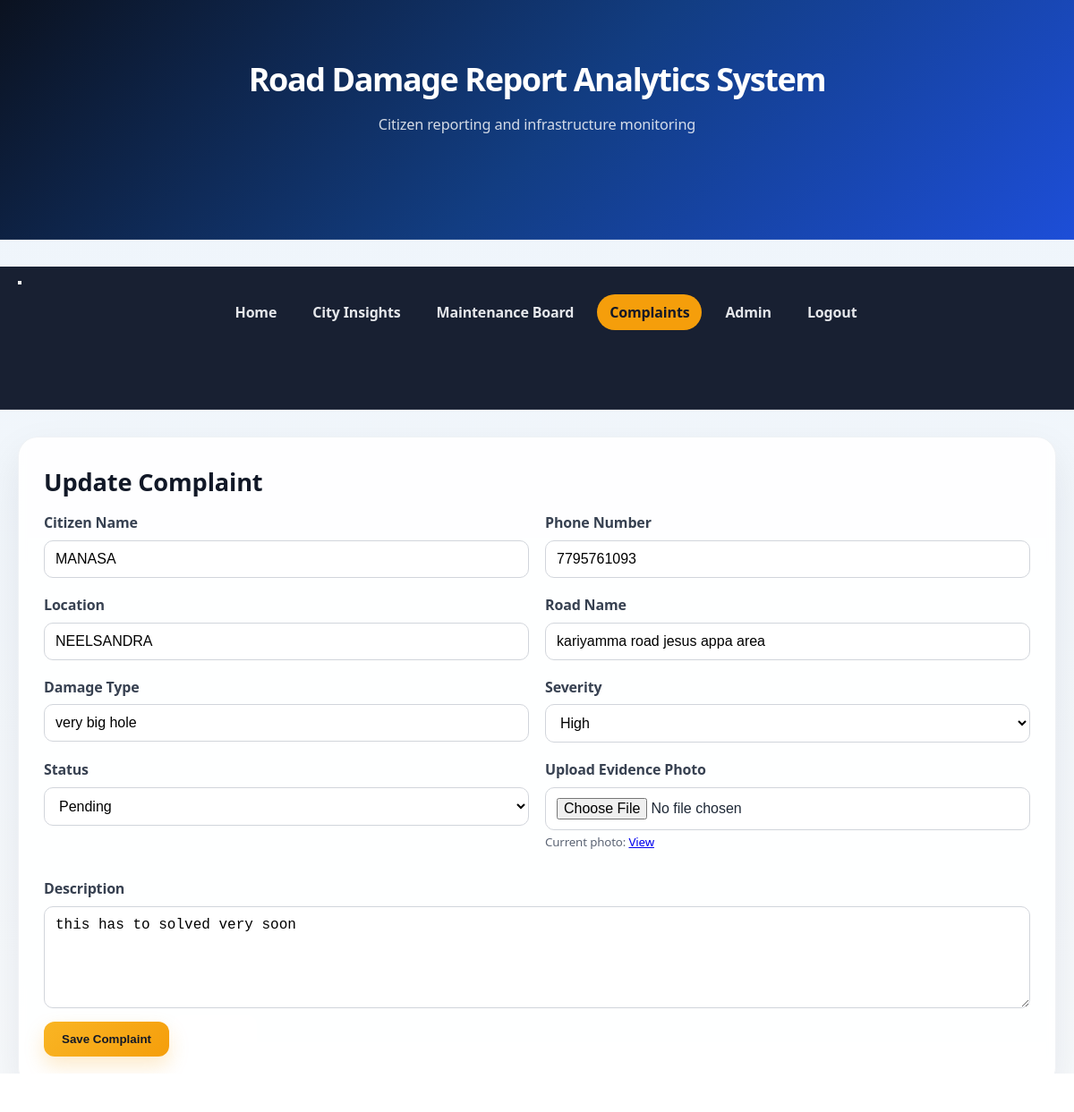
The page /complaints/5/update/ (signed in) on the database its author committed.
### main/models.py (models this page shows, shortened)
class RoadDamageReport(models.Model):
    SEVERITY_CHOICES = [
        ("Low", "Low"),
        ("Medium", "Medium"),
        ("High", "High"),
    ]
    STATUS_CHOICES = [
        ("Pending", "Pending"),
        ("In Progress", "In Progress"),
        ("Resolved", "Resolved"),
    ]
    reporter_name = models.CharField(max_length=150)
    phone_number = models.CharField(max_length=15)
    location = models.CharField(max_length=200)
    road_name = models.CharField(max_length=200)
    damage_type = models.CharField(max_length=100)
    severity = models.CharField(max_length=20, choices=SEVERITY_CHOICES, default="Medium")
    description = models.TextField()
    photo = models.ImageField(upload_to="complaints/", blank=True, null=True)
    reported_at = models.DateTimeField(auto_now_add=True)
    status = models.CharField(max_length=30, choices=STATUS_CHOICES, default="Pending")

### main/views.py (the view, shortened to what this page needs)
# urls.py: path("complaints/<int:id>/update/", views.complaint_update, name="complaint_update"),
@login_required
@user_passes_test(lambda u: u.is_staff)
def complaint_update(request, id):
    complaint = get_object_or_404(RoadDamageReport, id=id)
    return render(request, "main/complaint_form.html", {"complaint": complaint})

### templates/main/complaint_form.html (shortened to what this page needs)
{% extends 'base.html' %}
{% block content %}
<section class="card">
    <h2>{% if complaint %}Update Complaint{% else %}Raise Complaint{% endif %}</h2>
    <form method="post" enctype="multipart/form-data">
        <div class="form-grid">
            <div>
                <label for="reporter_name">Citizen Name</label><br>
                <input type="text" id="reporter_name" name="reporter_name" value="{{ complaint.reporter_name|default:'' }}" required>
            </div>
            <div>
                <label for="phone_number">Phone Number</label><br>
                <input type="text" id="phone_number" name="phone_number" value="{{ complaint.phone_number|default:'' }}" required>
            </div>
            <div>
                <label for="location">Location</label><br>
                <input type="text" id="location" name="location" value="{{ complaint.location|default:'' }}" required>
            </div>
            <div>
                <label for="road_name">Road Name</label><br>
                <input type="text" id="road_name" name="road_name" value="{{ complaint.road_name|default:'' }}" required>
            </div>
            <div>
                <label for="damage_type">Damage Type</label><br>
                <input type="text" id="damage_type" name="damage_type" value="{{ complaint.damage_type|default:'' }}" required>
            </div>
            <div>
                <label for="severity">Severity</label><br>
                <select id="severity" name="severity">
                    <option value="High" {% if complaint and complaint.severity == 'High' %}selected{% endif %}>High</option>
                </select>
            </div>
            <div>
                <label for="status">Status</label><br>
                <select id="status" name="status">
                    <option value="Pending" {% if complaint and complaint.status == 'Pending' %}selected{% elif not complaint %}selected{% endif %}>Pending</option>
                </select>
            </div>
            <div>
                <label for="photo">Upload Evidence Photo</label><br>
                <input type="file" id="photo" name="photo" accept="image/*">
                {% if complaint and complaint.photo %}
                    <p><small>Current photo: <a href="{{ complaint.photo.url }}" target="_blank">View</a></small></p>
                {% endif %}
            </div>
            <div class="full-width">
                <label for="description">Description</label><br>
                <textarea id="description" name="description" rows="5" required>{{ complaint.description|default:'' }}</textarea>
            </div>
        </div>
        <button type="submit" class="button">Save Complaint</button>
        {% if request.user.is_staff %}
            <a href="{% url 'complaint_list' %}" class="button secondary">Cancel</a>
        {% else %}
            <a href="{% url 'home' %}" class="button secondary">Cancel</a>
        {% endif %}
    </form>
</section>
{% endblock %}

### static/css/styles.css (style rules this page uses)
* { margin: 0; padding: 0; box-sizing: border-box; }
:root { --bg: #f3f7fb; --card: #ffffff; --text: #1f2937; --muted: #5b6474; --primary: #2563eb; --primary-soft: #dbeafe; --accent: #f59e0b; --accent-soft: #fff1d6; --success: #16a34a; --success-soft: #dcfce7; --warning: #f59e0b; --warning-soft: #fef3c7; --danger: #ef4444; --danger-soft: #fee2e2; --border: #e5e7eb; --shadow: 0 12px 30px rgba(15, 23, 42, 0.08); }
body { font-family: "Segoe UI", Arial, sans-serif; background: linear-gradient(180deg, #edf4fb 0%, #f8fafc 100%); color: var(--text); line-height: 1.6; letter-spacing: -0.01em; }
.card { background: rgba(255,255,255,0.9); border-radius: 22px; box-shadow: 0 18px 45px rgba(15, 23, 42, 0.08); padding: 28px; margin-bottom: 26px; border: 1px solid rgba(148, 163, 184, 0.14); backdrop-filter: blur(4px); }
h2 { margin-bottom: 12px; color: #111827; font-size: clamp(1.7rem, 2vw, 2.4rem); }
p { margin-bottom: 10px; color: var(--muted); }
.button { display: inline-block; background: linear-gradient(135deg, #f9b524 0%, #f59e0b 100%); color: #111827; text-decoration: none; padding: 12px 20px; border-radius: 12px; font-weight: 700; transition: 0.2s ease; box-shadow: 0 10px 22px rgba(245, 158, 11, 0.22); border: none; cursor: pointer; }
.button.secondary { background: rgba(255,255,255,0.12); color: white; border: 1px solid rgba(255,255,255,0.18); box-shadow: none; }
.form-grid { display: grid; grid-template-columns: repeat(2, minmax(200px, 1fr)); gap: 18px; }
label { display: inline-block; margin-bottom: 6px; font-weight: bold; color: #374151; }
input, select, textarea { width: 100%; padding: 11px 12px; border: 1px solid #d1d5db; border-radius: 10px; font-size: 1rem; background: #fff; }
textarea { resize: vertical; }
.full-width { grid-column: 1 / -1; }

### rows shown on the page
RoadDamageReport: reporter_name "MANASA", phone_number "7795761093", location "NEELSANDRA", road_name "kariyamma road jesus appa area", damage_type "very big hole", severity "High", status "Pending", description "this has to solved very soon"
